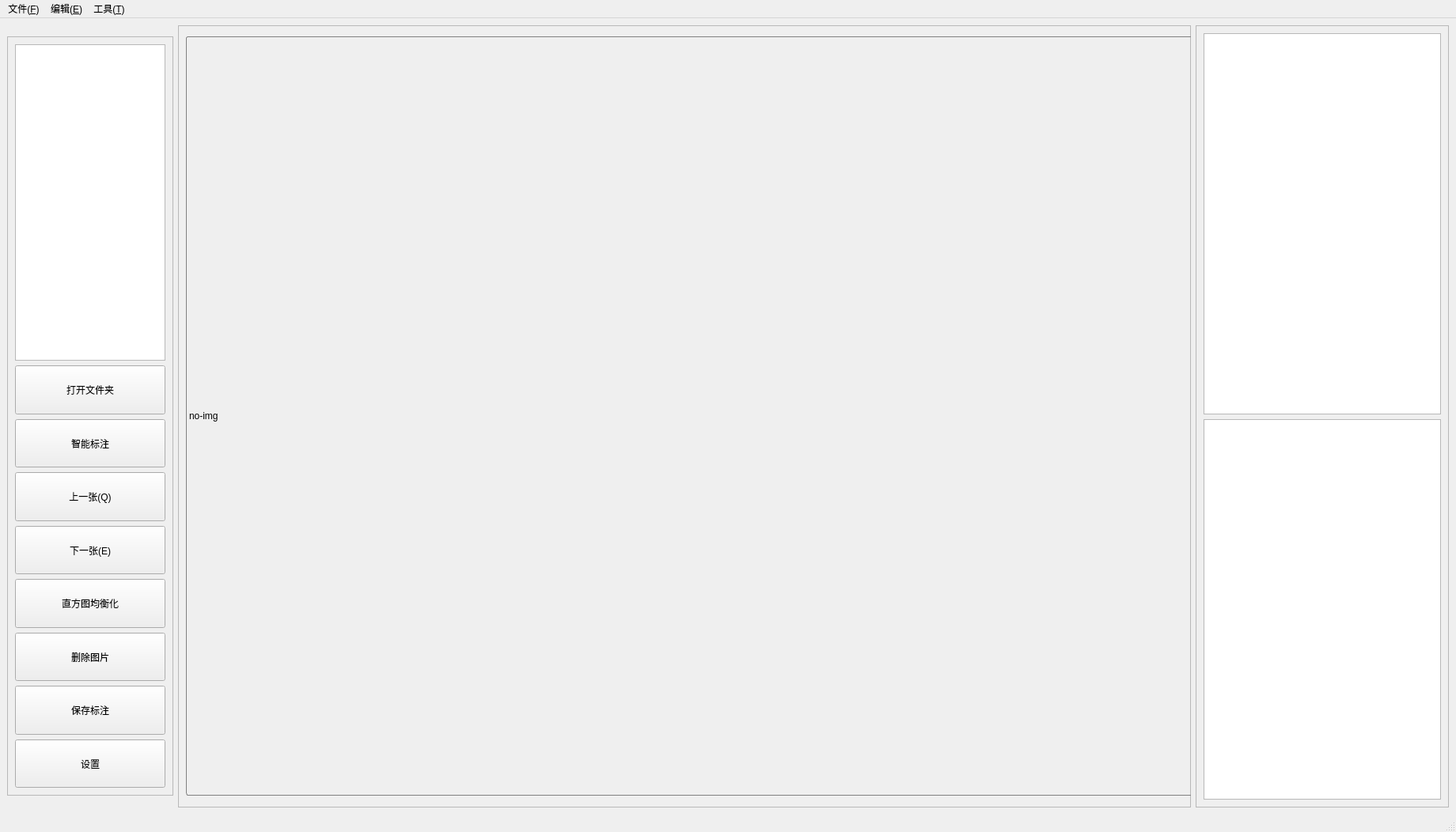
<?xml version="1.0" encoding="UTF-8"?>
<ui version="4.0">
 <class>MainWindow</class>
 <widget class="QMainWindow" name="MainWindow">
  <property name="geometry">
   <rect>
    <x>0</x>
    <y>0</y>
    <width>1840</width>
    <height>1052</height>
   </rect>
  </property>
  <property name="acceptDrops">
   <bool>true</bool>
  </property>
  <property name="windowTitle">
   <string>ATLabelMaster</string>
  </property>
  <property name="dockNestingEnabled">
   <bool>true</bool>
  </property>
  <widget class="QWidget" name="centralwidget">
   <layout class="QHBoxLayout" name="horizontalLayout">
    <item>
     <widget class="QFrame" name="left_frame">
      <property name="sizePolicy">
       <sizepolicy hsizetype="Minimum" vsizetype="Preferred">
        <horstretch>0</horstretch>
        <verstretch>0</verstretch>
       </sizepolicy>
      </property>
      <property name="minimumSize">
       <size>
        <width>200</width>
        <height>960</height>
       </size>
      </property>
      <property name="maximumSize">
       <size>
        <width>240</width>
        <height>960</height>
       </size>
      </property>
      <property name="frameShape">
       <enum>QFrame::Shape::StyledPanel</enum>
      </property>
      <property name="frameShadow">
       <enum>QFrame::Shadow::Raised</enum>
      </property>
      <layout class="QVBoxLayout" name="verticalLayout">
       <item>
        <widget class="QListView" name="list_view">
         <property name="sizePolicy">
          <sizepolicy hsizetype="MinimumExpanding" vsizetype="MinimumExpanding">
           <horstretch>0</horstretch>
           <verstretch>0</verstretch>
          </sizepolicy>
         </property>
         <property name="minimumSize">
          <size>
           <width>0</width>
           <height>0</height>
          </size>
         </property>
         <property name="maximumSize">
          <size>
           <width>16777215</width>
           <height>400</height>
          </size>
         </property>
        </widget>
       </item>
       <item>
        <widget class="QPushButton" name="open_folder_button">
         <property name="sizePolicy">
          <sizepolicy hsizetype="Minimum" vsizetype="Preferred">
           <horstretch>0</horstretch>
           <verstretch>0</verstretch>
          </sizepolicy>
         </property>
         <property name="text">
          <string>打开文件夹</string>
         </property>
        </widget>
       </item>
       <item>
        <widget class="QPushButton" name="smart_button">
         <property name="sizePolicy">
          <sizepolicy hsizetype="Minimum" vsizetype="Preferred">
           <horstretch>0</horstretch>
           <verstretch>0</verstretch>
          </sizepolicy>
         </property>
         <property name="text">
          <string>智能标注</string>
         </property>
        </widget>
       </item>
       <item>
        <widget class="QPushButton" name="previous_button">
         <property name="sizePolicy">
          <sizepolicy hsizetype="Minimum" vsizetype="Preferred">
           <horstretch>0</horstretch>
           <verstretch>0</verstretch>
          </sizepolicy>
         </property>
         <property name="text">
          <string>上一张(Q)</string>
         </property>
        </widget>
       </item>
       <item>
        <widget class="QPushButton" name="next_pic">
         <property name="sizePolicy">
          <sizepolicy hsizetype="Minimum" vsizetype="Preferred">
           <horstretch>0</horstretch>
           <verstretch>0</verstretch>
          </sizepolicy>
         </property>
         <property name="text">
          <string>下一张(E)</string>
         </property>
        </widget>
       </item>
       <item>
        <widget class="QPushButton" name="histogram_button">
         <property name="sizePolicy">
          <sizepolicy hsizetype="Minimum" vsizetype="Preferred">
           <horstretch>0</horstretch>
           <verstretch>0</verstretch>
          </sizepolicy>
         </property>
         <property name="text">
          <string>直方图均衡化</string>
         </property>
        </widget>
       </item>
       <item>
        <widget class="QPushButton" name="delete_button">
         <property name="sizePolicy">
          <sizepolicy hsizetype="Minimum" vsizetype="Preferred">
           <horstretch>0</horstretch>
           <verstretch>0</verstretch>
          </sizepolicy>
         </property>
         <property name="minimumSize">
          <size>
           <width>0</width>
           <height>0</height>
          </size>
         </property>
         <property name="text">
          <string>删除图片</string>
         </property>
        </widget>
       </item>
       <item>
        <widget class="QPushButton" name="save_button">
         <property name="sizePolicy">
          <sizepolicy hsizetype="Minimum" vsizetype="Preferred">
           <horstretch>0</horstretch>
           <verstretch>0</verstretch>
          </sizepolicy>
         </property>
         <property name="text">
          <string>保存标注</string>
         </property>
        </widget>
       </item>
       <item>
        <widget class="QPushButton" name="pushButton">
         <property name="sizePolicy">
          <sizepolicy hsizetype="Minimum" vsizetype="Preferred">
           <horstretch>0</horstretch>
           <verstretch>0</verstretch>
          </sizepolicy>
         </property>
         <property name="text">
          <string>设置</string>
         </property>
        </widget>
       </item>
      </layout>
     </widget>
    </item>
    <item>
     <widget class="QFrame" name="center_frame">
      <property name="sizePolicy">
       <sizepolicy hsizetype="Preferred" vsizetype="Preferred">
        <horstretch>0</horstretch>
        <verstretch>0</verstretch>
       </sizepolicy>
      </property>
      <property name="minimumSize">
       <size>
        <width>1280</width>
        <height>960</height>
       </size>
      </property>
      <property name="frameShape">
       <enum>QFrame::Shape::StyledPanel</enum>
      </property>
      <property name="frameShadow">
       <enum>QFrame::Shadow::Raised</enum>
      </property>
      <layout class="QVBoxLayout" name="verticalLayout_2">
       <item>
        <spacer name="spacer_lower">
         <property name="orientation">
          <enum>Qt::Orientation::Vertical</enum>
         </property>
         <property name="sizeHint" stdset="0">
          <size>
           <width>20</width>
           <height>40</height>
          </size>
         </property>
        </spacer>
       </item>
       <item>
        <widget class="ImageCanvas" name="label">
         <property name="minimumSize">
          <size>
           <width>1280</width>
           <height>960</height>
          </size>
         </property>
         <property name="styleSheet">
          <string notr="true">QLabel { border: 1px solid gray; border-radius: 3px; }</string>
         </property>
         <property name="text">
          <string>no-img</string>
         </property>
        </widget>
       </item>
       <item>
        <spacer name="spacer_upper">
         <property name="orientation">
          <enum>Qt::Orientation::Vertical</enum>
         </property>
         <property name="sizeHint" stdset="0">
          <size>
           <width>20</width>
           <height>40</height>
          </size>
         </property>
        </spacer>
       </item>
      </layout>
     </widget>
    </item>
    <item>
     <widget class="QFrame" name="right_frame">
      <property name="frameShape">
       <enum>QFrame::Shape::StyledPanel</enum>
      </property>
      <property name="frameShadow">
       <enum>QFrame::Shadow::Raised</enum>
      </property>
      <layout class="QVBoxLayout" name="verticalLayout_3">
       <item>
        <widget class="QTextEdit" name="log_text">
         <property name="minimumSize">
          <size>
           <width>300</width>
           <height>0</height>
          </size>
         </property>
        </widget>
       </item>
       <item>
        <widget class="QTreeView" name="file_tree_view"/>
       </item>
      </layout>
     </widget>
    </item>
   </layout>
  </widget>
  <widget class="QStatusBar" name="statusbar"/>
  <widget class="QMenuBar" name="menubar">
   <property name="geometry">
    <rect>
     <x>0</x>
     <y>0</y>
     <width>1840</width>
     <height>23</height>
    </rect>
   </property>
   <widget class="QMenu" name="menuFile">
    <property name="title">
     <string>文件(&amp;F)</string>
    </property>
    <widget class="QMenu" name="menuImport">
     <property name="title">
      <string>导入其他数据集</string>
     </property>
     <addaction name="actionImport1"/>
    </widget>
    <addaction name="actionOpen"/>
    <addaction name="actionSave"/>
    <addaction name="actionDelete"/>
    <addaction name="menuImport"/>
   </widget>
   <widget class="QMenu" name="menuEdit">
    <property name="title">
     <string>编辑(&amp;E)</string>
    </property>
    <addaction name="actionPrev"/>
    <addaction name="actionNext"/>
    <addaction name="actionHistEq"/>
    <addaction name="actionSmart"/>
   </widget>
   <widget class="QMenu" name="menuTools">
    <property name="title">
     <string>工具(&amp;T)</string>
    </property>
    <addaction name="actionSettings"/>
    <addaction name="actionStas"/>
   </widget>
   <addaction name="menuFile"/>
   <addaction name="menuEdit"/>
   <addaction name="menuTools"/>
  </widget>
  <action name="actionOpen">
   <property name="text">
    <string>打开</string>
   </property>
   <property name="toolTip">
    <string>打开文件夹</string>
   </property>
   <property name="shortcut">
    <string>Ctrl+O</string>
   </property>
  </action>
  <action name="actionSave">
   <property name="text">
    <string>保存</string>
   </property>
   <property name="toolTip">
    <string>保存标注</string>
   </property>
   <property name="shortcut">
    <string>Ctrl+S</string>
   </property>
  </action>
  <action name="actionPrev">
   <property name="text">
    <string>上一张</string>
   </property>
   <property name="shortcut">
    <string>Q</string>
   </property>
  </action>
  <action name="actionNext">
   <property name="text">
    <string>下一张</string>
   </property>
   <property name="shortcut">
    <string>E</string>
   </property>
  </action>
  <action name="actionHistEq">
   <property name="text">
    <string>直方图均衡化</string>
   </property>
   <property name="shortcut">
    <string>H</string>
   </property>
  </action>
  <action name="actionDelete">
   <property name="text">
    <string>删除图片</string>
   </property>
   <property name="shortcut">
    <string>Del</string>
   </property>
  </action>
  <action name="actionSmart">
   <property name="text">
    <string>智能标注</string>
   </property>
   <property name="shortcut">
    <string>Space</string>
   </property>
  </action>
  <action name="actionSettings">
   <property name="text">
    <string>设置</string>
   </property>
   <property name="shortcut">
    <string>Esc</string>
   </property>
  </action>
  <action name="actionImport1">
   <property name="text">
    <string>交龙数据集</string>
   </property>
  </action>
  <action name="actionStas">
   <property name="text">
    <string>数据统计</string>
   </property>
   <property name="shortcut">
    <string>S</string>
   </property>
  </action>
 </widget>
 <customwidgets>
  <customwidget>
   <class>ImageCanvas</class>
   <extends>QLabel</extends>
   <header>ui/image_canvas.hpp</header>
  </customwidget>
 </customwidgets>
 <resources/>
 <connections/>
</ui>
